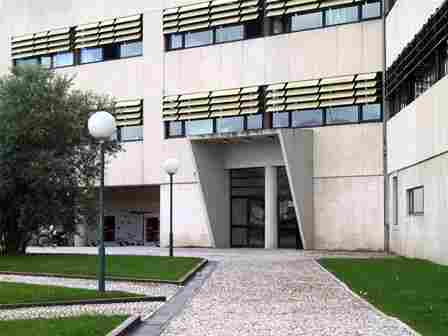
#> input picture images/deti.jpg, 448 x 336 px
$ python aula_03_ex_01.py
#> lines starting #> are read from the running program, lines starting #| are printed output that depends on the picture; after the words box and inside, x2 and y2 are one past the last pixel; in counts of white or black regions, pixels touching at a corner belong together
import cv2
import numpy as np

# Load the image
image = cv2.imread("../images/deti.jpg")
#> image is the input picture: shape (336, 448, 3); mean B, G, R 139.2, 146, 145.4

# Check if the image was successfully read
if image is None:
    print("Image file could not be opened")
    exit(-1)


# Get the image dimensions
height, width = image.shape[:2]
#> height = 336; width = 448

# Define the grid size (distance between grid lines)
grid_size = 20  # Distance between lines (in pixels)

if len (image.shape) > 2:
    grid_color = (128, 128, 128)
    print ("The loaded image is NOT a GRAY-LEVEL image !")
else:
    grid_color = (255, 255, 255)
    print ("The loaded image is a GRAY-LEVEL image !")

# Draw horizontal lines
for y in range(0, height, grid_size):
    cv2.line(image, (0, y), (width, y), grid_color, 1)  # Draw line with grid_color
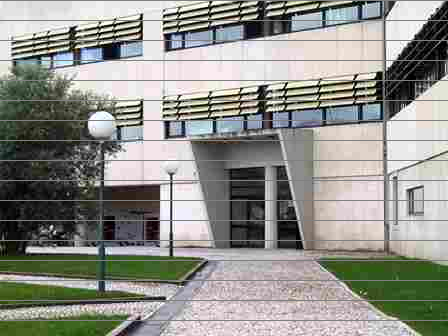
#> image: shape (336, 448, 3); 5.05% of pixels changed, all inside (x1, y1, x2, y2) = (0, 0, 448, 321)

# Draw vertical lines
for x in range(0, width, grid_size):
    cv2.line(image, (x, 0), (x, height), grid_color, 1)  # Draw line with grid_color
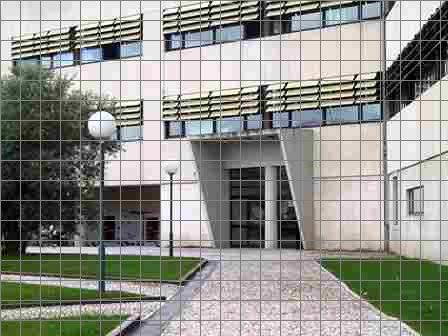
#> image: shape (336, 448, 3); 4.87% of pixels changed, all inside (x1, y1, x2, y2) = (0, 1, 441, 336)

# Show the image with the grid
cv2.imshow("Image with Grid", image)

# Wait for a key press and close windows
cv2.waitKey(0)
cv2.destroyAllWindows()

$ run again, with images/left01.jpg copied over images/deti.jpg
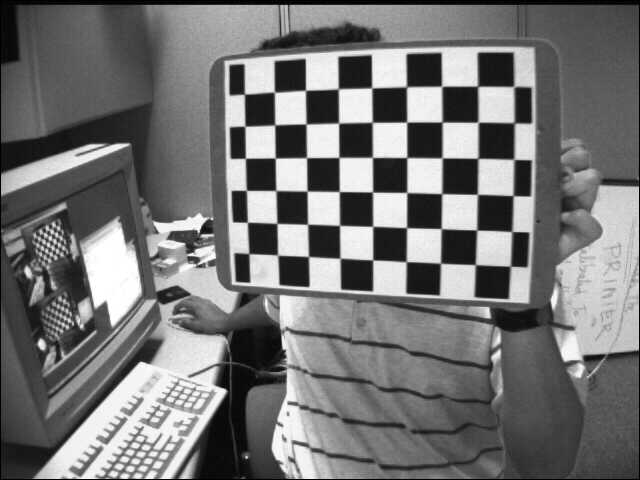
#> input picture images/left01.jpg, 640 x 480 px
#> image is the input picture: shape (480, 640, 3); min 0, max 255, mean 116.6
#> after the loop `for y in range(0, height, grid_size):`:
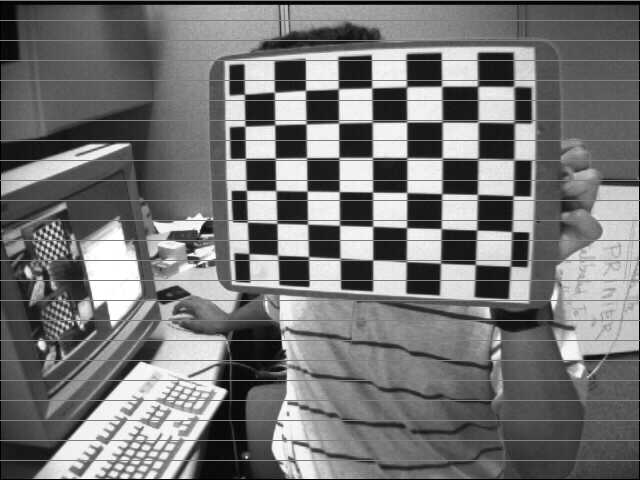
#> image: shape (480, 640, 3); 4.99% of pixels changed, all inside (x1, y1, x2, y2) = (0, 0, 640, 461)
#> after the loop `for x in range(0, width, grid_size):`:
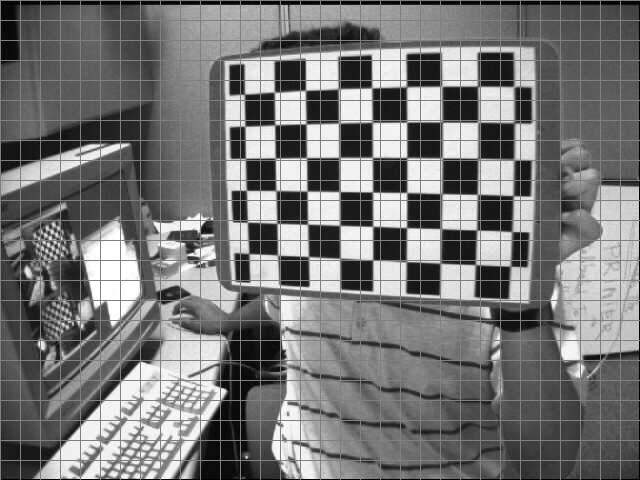
#> image: shape (480, 640, 3); 4.73% of pixels changed, all inside (x1, y1, x2, y2) = (0, 1, 621, 480)
